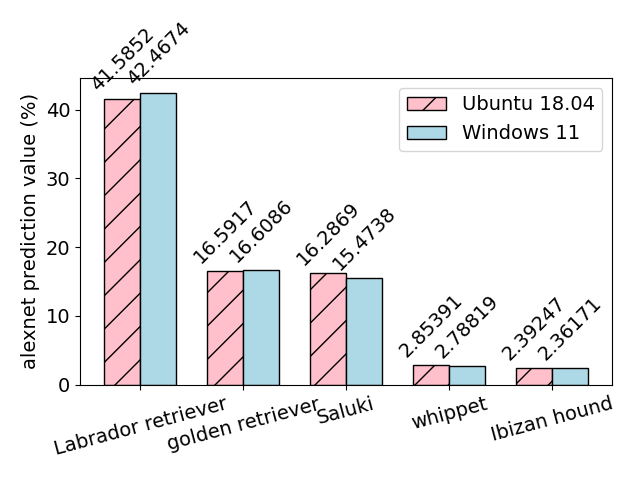

Write the Python code that produced this figure.
import matplotlib.pyplot as plt
import matplotlib
import numpy as np

matplotlib.rcParams['font.size'] = 14

labels = ['Labrador retriever', 'golden retriever', 'Saluki', 'whippet', 'Ibizan hound']
ubuntu18 = [41.585174560546875, 16.591665267944336, 16.286867141723633, 2.8539085388183594, 2.392474889755249]
windows11 = [42.46735763549805, 16.6086483001709, 15.473832130432129, 2.7881932258605957, 2.3617053031921387]

x = np.arange(len(labels))  # the label locations
width = 0.35  # the width of the bars

fig, ax = plt.subplots()
rects1 = ax.bar(x - width/2, ubuntu18, width, label='Ubuntu 18.04', color='pink', edgecolor='black', hatch='/')
rects2 = ax.bar(x + width/2, windows11, width, label='Windows 11', color='lightblue', edgecolor='black')

# Add some text for labels, title and custom x-axis tick labels, etc.
ax.set_ylabel('alexnet prediction value (%)')
ax.set_xticks(x, labels, rotation=15)
ax.legend()

ax.bar_label(rects1, padding=3, rotation=45)
ax.bar_label(rects2, padding=3, rotation=45)

fig.tight_layout()

plt.show()

# data = np.asarray([ubuntu18, windows11])
# plt.boxplot(data,labels=labels)
# plt.show()
